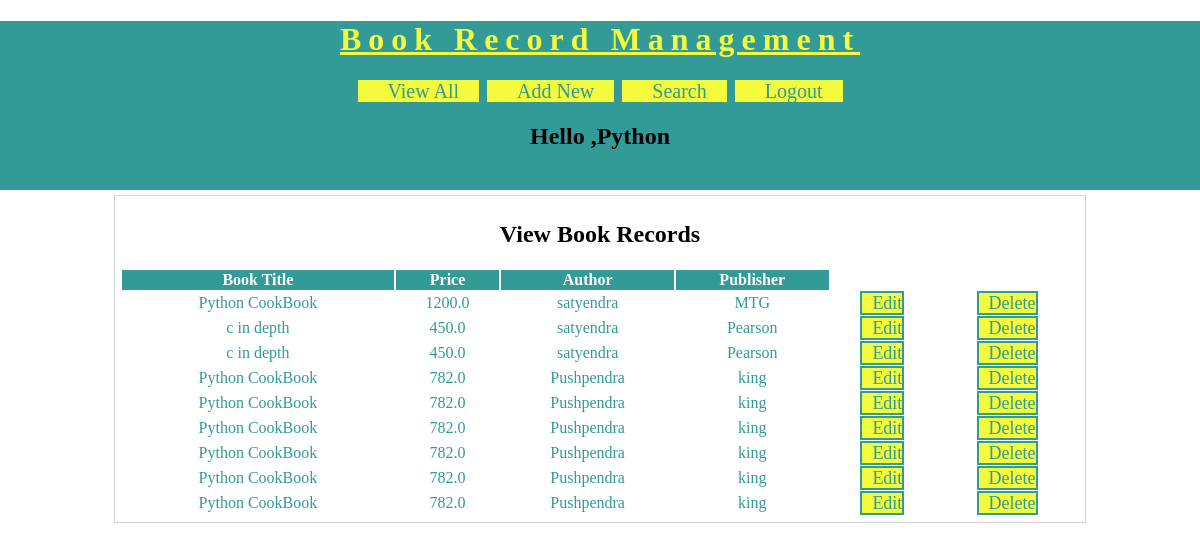
Screenshot of /BRMapp/view-books (signed in) with the database file from the repository.
### BRMapp/models.py (models this page shows)
class Book(models.Model):
    title=models.CharField(max_length=100)
    price=models.FloatField()
    author=models.CharField(max_length=100)
    publisher=models.CharField(max_length=100)

### BRMapp/views.py (the view)
# urls.py: url('view-books',views.viewBooks),
@login_required(login_url="/BRMapp/login/")
def viewBooks(request):
    books=models.Book.objects.all()
    username=request.session['username']
    res=render(request,'BRMapp/view_book.html',{'books':books,'username':username})
    return res

### templates/BRMapp/view_book.html (shortened to what this page needs)
<!DOCTYPE html>
{% load static %}
<html lang="en" dir="ltr">
  <head>
    <link rel="stylesheet" href="{% static 'css/BRstyle.css' %}">
  </head>
  <body>
    <div id="header">
    <h1>Book Record Management</h1>
    <div id="nav">
      <a href="/BRMapp/view-books">View All</a>
      <a href="/BRMapp/new-book">Add New</a>
      <a href="/BRMapp/search-book">Search</a>
      <a href="/BRMapp/logout">Logout</a>
  </div>
      <h2>Hello ,{{username}}</h2>
    </div>
    <div id="main">
      <h2>View Book Records</h2>
      <table>
        <thead>
          <th>Book Title</th>
          <th>Price</th>
          <th>Author</th>
          <th>Publisher</th>
        </thead>
       {% for book in books %}
        <tr>
          <td>{{book.title}}</td>
          <td>{{book.price}}</td>
          <td>{{book.author}}</td>
          <td>{{book.publisher}}</td>
          <td><a class="btn" href="/BRMapp/edit-book?bookid={{book.id}}">Edit</a></td>
          <td><a class="btn" href="/BRMapp/delete-book?bookid={{book.id}}">Delete</a></td>
        </tr>
        {% endfor  %}
      </table>
    </div>
  </body>
</html>

### static/css/BRstyle.css (style rules this page uses)
body { background-color: white; margin: 0px 0px 0px 0px; font-family: "calibari"; }
#header { background-color: #329A97; padding-bottom: 20px; text-align: center; }
#header h1 { text-align: center; color: #F4FA3C; letter-spacing:7px; text-decoration: underline; }
#nav { width: 60%; margin: auto; }
#nav a { background-color:#F4FA3C; width: 150px; border: solid 2px #329A97; font-size: 20px; text-decoration: none; color: #329A97; padding-left: 30px; padding-right:20px; }
#main { margin: auto; border:solid 1px lightgray; width:80%; padding:5px; margin-top:5px; }
#main form, #main h2 { text-align:center; }
#main table { width:100%; text-align:center; color:#329A97; }
#main table th { background-color: #329A97; color:white; }
.btn { background-color:#F4FA3C; width:150px; border:solid 2px #329A97; font-size:18px; text-decoration:none; color:#329A97; padding-left:10px; }

### rows the page displays
Book: title "Python CookBook", price "1200.0", author "satyendra", publisher "MTG"
Book: title "c in depth", price "450.0", author "satyendra", publisher "Pearson"
Book: title "c in depth", price "450.0", author "satyendra", publisher "Pearson"
Book: title "Python CookBook", price "782.0", author "Pushpendra", publisher "king"
Book: title "Python CookBook", price "782.0", author "Pushpendra", publisher "king"
Book: title "Python CookBook", price "782.0", author "Pushpendra", publisher "king"
Book: title "Python CookBook", price "782.0", author "Pushpendra", publisher "king"
Book: title "Python CookBook", price "782.0", author "Pushpendra", publisher "king"
Book: title "Python CookBook", price "782.0", author "Pushpendra", publisher "king"

### other values shown
{{ username }} "Python"
